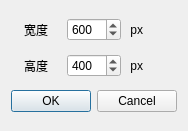
<?xml version="1.0" encoding="UTF-8"?>
<ui version="4.0">
 <class>baseNewDialog</class>
 <widget class="QDialog" name="baseNewDialog">
  <property name="geometry">
   <rect>
    <x>0</x>
    <y>0</y>
    <width>174</width>
    <height>131</height>
   </rect>
  </property>
  <property name="windowTitle">
   <string>新建</string>
  </property>
  <layout class="QGridLayout" name="gridLayout">
   <item row="0" column="0">
    <widget class="QLabel" name="label">
     <property name="text">
      <string>宽度</string>
     </property>
     <property name="alignment">
      <set>Qt::AlignCenter</set>
     </property>
    </widget>
   </item>
   <item row="1" column="0">
    <widget class="QLabel" name="label_3">
     <property name="text">
      <string>高度</string>
     </property>
     <property name="alignment">
      <set>Qt::AlignCenter</set>
     </property>
    </widget>
   </item>
   <item row="2" column="0" colspan="3">
    <widget class="QDialogButtonBox" name="buttonBox">
     <property name="orientation">
      <enum>Qt::Horizontal</enum>
     </property>
     <property name="standardButtons">
      <set>QDialogButtonBox::Cancel|QDialogButtonBox::Ok</set>
     </property>
    </widget>
   </item>
   <item row="0" column="2">
    <widget class="QLabel" name="label_2">
     <property name="text">
      <string> px</string>
     </property>
    </widget>
   </item>
   <item row="1" column="2">
    <widget class="QLabel" name="label_4">
     <property name="text">
      <string> px</string>
     </property>
    </widget>
   </item>
   <item row="1" column="1">
    <widget class="QSpinBox" name="spinBoxHeight">
     <property name="maximum">
      <number>3000</number>
     </property>
     <property name="value">
      <number>400</number>
     </property>
    </widget>
   </item>
   <item row="0" column="1">
    <widget class="QSpinBox" name="spinBoxWidth">
     <property name="maximum">
      <number>4000</number>
     </property>
     <property name="value">
      <number>600</number>
     </property>
    </widget>
   </item>
  </layout>
 </widget>
 <resources/>
 <connections>
  <connection>
   <sender>buttonBox</sender>
   <signal>accepted()</signal>
   <receiver>baseNewDialog</receiver>
   <slot>accept()</slot>
   <hints>
    <hint type="sourcelabel">
     <x>248</x>
     <y>254</y>
    </hint>
    <hint type="destinationlabel">
     <x>157</x>
     <y>274</y>
    </hint>
   </hints>
  </connection>
  <connection>
   <sender>buttonBox</sender>
   <signal>rejected()</signal>
   <receiver>baseNewDialog</receiver>
   <slot>reject()</slot>
   <hints>
    <hint type="sourcelabel">
     <x>316</x>
     <y>260</y>
    </hint>
    <hint type="destinationlabel">
     <x>286</x>
     <y>274</y>
    </hint>
   </hints>
  </connection>
 </connections>
</ui>
